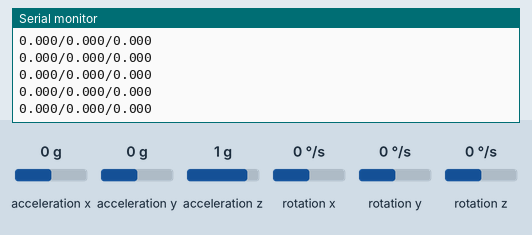
Recording of a program running on a simulated ESP32. On the bench: the last lines printed to the serial monitor. Wiring (inferred from the names in the program): MPU-6050 motion sensor at I2C address 0x68. The test bench sets the inputs (shaded band); at power-on: acceleration x 0 g, acceleration y 0 g, acceleration z 1 g, rotation x 0 °/s, rotation y 0 °/s, rotation z 0 °/s.

Above: at 4.3 s.
4.4 s: acceleration x set to -1.4 g
At 5.1 s:
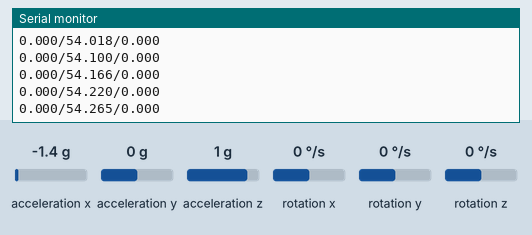
5.9 s: acceleration y set to -1.4 g
At 6.5 s:
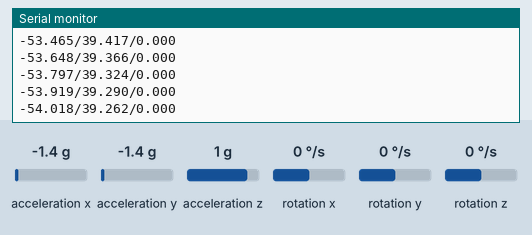
7.4 s: acceleration z set to -1.4 g
At 8.1 s:
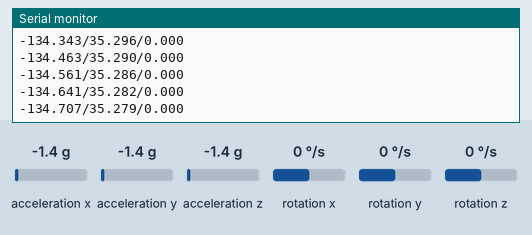
8.9 s: acceleration x set to 0 g
At 9.5 s:
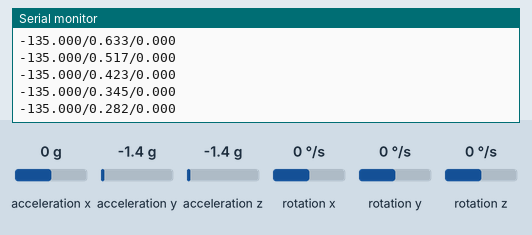
11.9 s: rotation x set to -192 °/s
At 12.4 s:
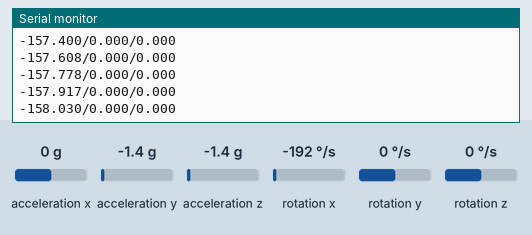
Timing chart, 0 to 14.4 s (numbered marks = the images above; inputs shaded):
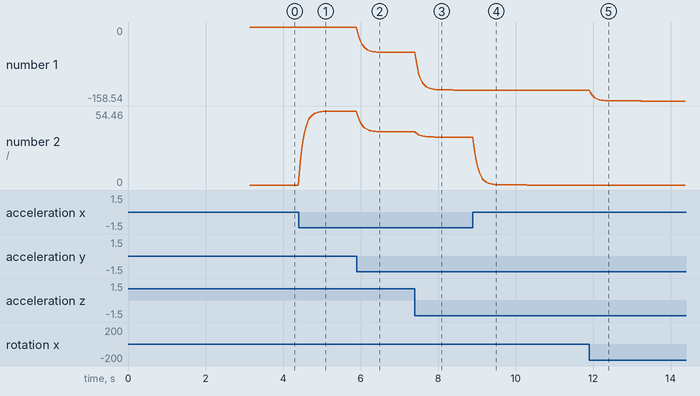

Measured:
- after the input at 4.4 s, the serial monitor: prints a new line at once (image 1)
- after the input at 5.9 s, the serial monitor: prints a new line at once (image 2)
- after the input at 11.9 s, the serial monitor: prints a new line at once (image 5)
- plotted number 1: 0 → -54.46 after the input at 5.9 s, -135 → -158.54 after the input at 11.9 s
- plotted number 2: 0 → 54.46 after the input at 4.4 s, 54.46 → 39.14 after the input at 5.9 s

The program:

main.cpp
```cpp
#include <Arduino.h>
#include <Wire.h>

#define MPU_ADDR 0x68

#define SDA_PIN 21
#define SLC_PIN 22

//400 Hz update period
constexpr uint32_t IMU_PERIOD_US = 2500;

uint32_t lastUpdate = 0;

// Raw sensor data
float accX, accY, accZ;
float gyroX, gyroY, gyroZ;

float roll_g = 0.0f;
float pitch_g = 0.0f;
float yaw_g = 0.0f;

float roll_acc = 0.0f;
float pitch_acc = 0.0f;

float roll = 0.0f;
float pitch = 0.0f;

float roll_offset = 0.0f;
float pitch_offset = 0.0f;

float gyroBiasX = 0.0f;
float gyroBiasY = 0.0f;
float gyroBiasZ = 0.0f;


// Functions
void	readAccel();
void	readGyro();
void	computeAccelAngles();
float	wrapAngle(float angle);
void	calibrateGyro();
void	printFormattedAngles();
void	printGyroRates();

void setup() {
	Serial.begin(115200);
	delay(1000);

	Wire.setPins(SDA_PIN, SLC_PIN);
	Wire.begin();
	Wire.setClock(400000); //400 kHz I2C

	// Wake MPU6050

	Wire.beginTransmission(MPU_ADDR);
	Wire.write(0x6B);
	Wire.write(0x00);
	Wire.endTransmission(true);

	// Set accelerometer to ±2g
	Wire.beginTransmission(MPU_ADDR);
	Wire.write(0x1C);        // ACCEL_CONFIG
	Wire.write(0x00);        // ±2g
	Wire.endTransmission(true);

	// Set gyro to ±250 dps
	Wire.beginTransmission(MPU_ADDR);
	Wire.write(0x1B);        // GYRO_CONFIG
	Wire.write(0x00);        // ±250 dps
	Wire.endTransmission(true);

	calibrateGyro();

	delay(200);
	readAccel();
	computeAccelAngles();

	roll_offset = roll_acc;
	pitch_offset = pitch_acc;
	roll = 0.0f;
	pitch = 0.0f;
	yaw_g = 0.0f;

	Serial.println("EPS32 + MPU6050 @ 400Hz");
	lastUpdate = micros();
}

void loop() {
	uint32_t now = micros();
	if (now - lastUpdate < IMU_PERIOD_US)
		return;

	float dt = (now - lastUpdate) * 1e-6f;
	lastUpdate = now;

	readAccel();
	readGyro();
	gyroX -= gyroBiasX;
	gyroY -= gyroBiasY;
	gyroZ -= gyroBiasZ;
	computeAccelAngles();

	float roll_acc_rel = roll_acc - roll_offset;
	float pitch_acc_rel = pitch_acc - pitch_offset;

	roll_acc_rel = wrapAngle(roll_acc_rel);
	pitch_acc_rel = wrapAngle(pitch_acc_rel);

	// Gyro integration
	roll  = 0.98f * (roll + gyroX * dt) + 0.02f * roll_acc_rel;
	pitch = 0.98f * (pitch + gyroY * dt) + 0.02f * pitch_acc_rel;
	roll = wrapAngle(roll);
	pitch = wrapAngle(pitch);
	yaw_g   += gyroZ * dt;
	yaw_g = wrapAngle(yaw_g);

	// Print at ~40 Hz
	// Print at ~40 Hz for Processing
	static int printDiv = 0;
	if (++printDiv >= 10) {
		printDiv = 0;

		Serial.print(roll, 3);
		Serial.print("/");
		Serial.print(pitch, 3);
		Serial.print("/");
		Serial.println(yaw_g, 3);
		// printFormattedAngles();
		// printGyroRates();
	}


}

// ------------------ IMU IO ------------------

void readAccel() {
	Wire.beginTransmission(MPU_ADDR);
	Wire.write(0x3B);
	Wire.endTransmission(false);
	Wire.requestFrom(MPU_ADDR, 6, true);

	int16_t rawX = (int16_t)(Wire.read() << 8 | Wire.read());
	int16_t rawY = (int16_t)(Wire.read() << 8 | Wire.read());
	int16_t rawZ = (int16_t)(Wire.read() << 8 | Wire.read());

	accX = rawX / 16384.0f;
	accY = rawY / 16384.0f;
	accZ = rawZ / 16384.0f;
}


void readGyro() {
	Wire.beginTransmission(MPU_ADDR);
	Wire.write(0x43);
	Wire.endTransmission(false);
	Wire.requestFrom(MPU_ADDR, 6, true);

	int16_t rawX = (int16_t)(Wire.read() << 8 | Wire.read());
	int16_t rawY = (int16_t)(Wire.read() << 8 | Wire.read());
	int16_t rawZ = (int16_t)(Wire.read() << 8 | Wire.read());

	gyroX = rawX / 131.0f;
	gyroY = rawY / 131.0f;
	gyroZ = rawZ / 131.0f;
}

void computeAccelAngles() {
	roll_acc = atan2(accY, accZ) * 180.0f / PI;
	pitch_acc = atan2(-accX, sqrt(accY * accY + accZ * accZ)) * 180.0f / PI;

}

float wrapAngle(float angle) {
	while (angle > 180.0f) angle -= 360.0f;
	while (angle < -180.0f) angle += 360.0f;
	return angle;
}

void calibrateGyro() {
	int samples = 500;
	float sumX = 0, sumY = 0, sumZ = 0;

	Serial.println("Calibrating gyro... keep device still");

	for (int i = 0; i < samples; i++) {
		readGyro();
		sumX += gyroX;
		sumY += gyroY;
		sumZ += gyroZ;
		delay(3);
	}

	gyroBiasX = sumX / samples;
	gyroBiasY = sumY / samples;
	gyroBiasZ = sumZ / samples;

	Serial.println("Gyro calibration done");
}

void printFormattedAngles() {
	Serial.print("X: ");
	Serial.print(roll, 3);
	Serial.print(" Y: ");
	Serial.print(pitch, 3);
	Serial.print(" Z: ");
	Serial.println(yaw_g, 3);
}

void printGyroRates() {
	Serial.print("GX: ");
	Serial.print(gyroX, 3);
	Serial.print(" GY: ");
	Serial.print(gyroY, 3);
	Serial.print(" GZ: ");
	Serial.println(gyroZ, 3);
}
```
